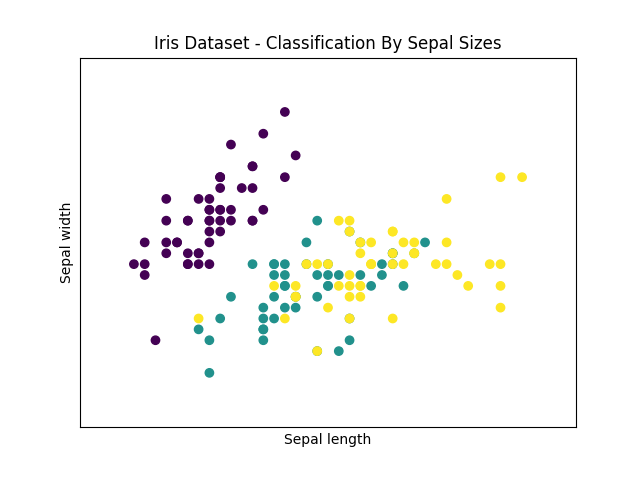

Write Python code to recreate this figure.
import matplotlib.pyplot as plt
from sklearn import datasets

iris = datasets.load_iris()
x = iris.data[:,0] #X-Axis - sepal length
y = iris.data[:,1] #Y-Axis - sepal width

species = iris.target
x_min, x_max = x.min() - .5,x.max() + .5
y_min, y_max = y.min() - .5,y.max() + .5

plt.figure()
plt.title('Iris Dataset - Classification By Sepal Sizes')
plt.scatter(x,y, c=species)
plt.xlabel('Sepal length')
plt.ylabel('Sepal width')
plt.xlim(x_min, x_max)
plt.ylim(y_min, y_max)
plt.xticks(())
plt.yticks(())
plt.savefig("plot_iris.png")
